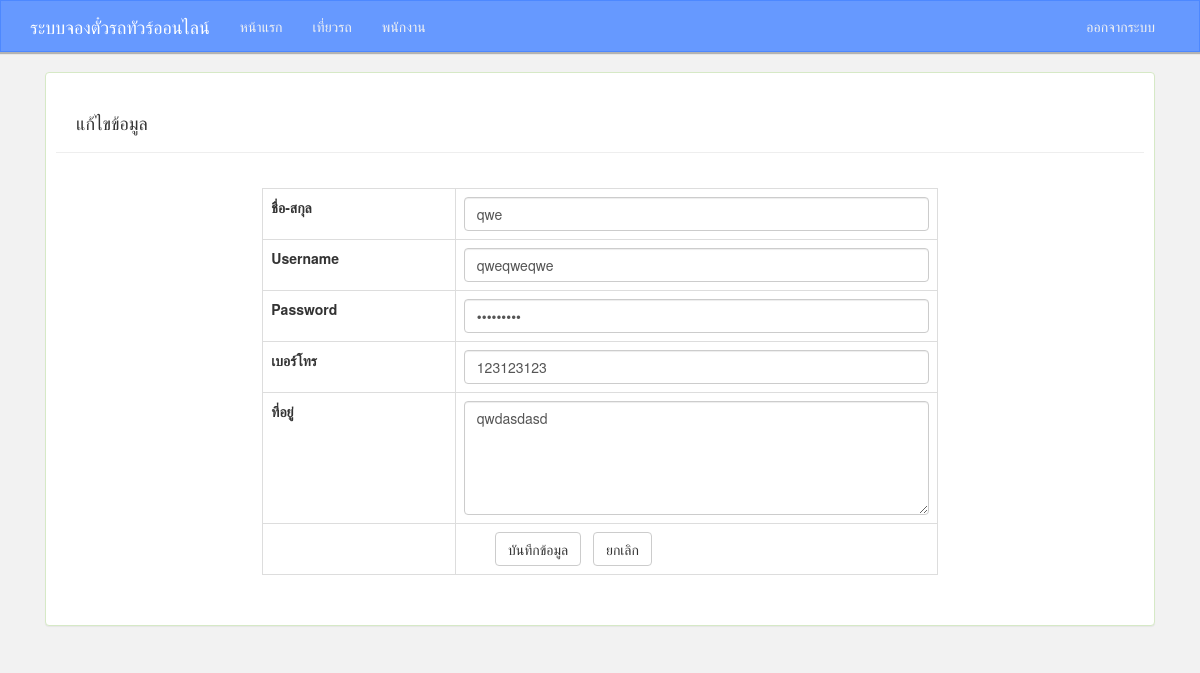
The app's page /index.php?p=edit&po=mem&id=1 (signed in) with its own data.
### tables this page shows
CREATE TABLE IF NOT EXISTS `employee` (
  `emp_id` int(11) NOT NULL AUTO_INCREMENT,
  `emp_name` varchar(50) NOT NULL,
  `username` varchar(50) NOT NULL,
  `password` varchar(50) NOT NULL,
  `date_save_emp` date NOT NULL,
  `emp_tel` varchar(10) NOT NULL,
  `emp_address` text NOT NULL,
  PRIMARY KEY (`emp_id`)
);

### page/edit_mem.php (the view, shortened to what this page needs)
   <div class="panel panel-success ">
            <div class="panel-padding">
            <div class="page-header">
  <h4>&nbsp;&nbsp;&nbsp;&nbsp;แก้ไขข้อมูล</h4>
</div>
          <div class="panel-body ">
<?php
    include 'config.php';
    if(isset($_GET['id'])){
        $id = $_GET['id'];
        $sql = "SELECT * FROM employee WHERE emp_id=:id";
        $result = $con->prepare($sql);
        $result -> execute(array('id'=>$id));
        if($result){
            $rs = $result->fetch(PDO::FETCH_ASSOC);
        }
    }else{
        alert("เกิดข้อผิดพลาด");
        redirec_to("?p=employee");
    }
    if(isset($_GET['po'])){
        $po = $_GET['po'];
    }
 ?>
 <div class="col-md-2">
         </div>
         <div class="col-md-8">
 <table class="table table-bordered" >
 <form action="?p=savedit&po=<?= $po?>" method="post">
                         <tr>
                            <td><label for="sel1">ชื่อ-สกุล</label></td>
                            <td>
                              <input name="post[name]" type="text" class="form-control" value="<?= $rs['emp_name']?>" required placeholder="ชื่อ-สกุล">
                            </td>
                        </tr>
                        <tr>
                            <td><label for="sel1">Username</label></td>
                            <td>
                              <input name="post[user]" type="text" value="<?= $rs['username']?>" class="form-control" placeholder="ใส่ข้อความอย่างน้อย 8-20 ตัวอักษร" pattern=".{8,20}" title="username ควรมีความยาว 8-20 อักษร" required>
                            </td>
                        </tr>
                        <tr>
                            <td><label for="sel1">Password</label></td>
                            <td>
                              <input name="post[pass]" type="password" value="<?= $rs['password']?>" class="form-control" placeholder="ใส่ข้อความอย่างน้อย 8-20 ตัวอักษร" pattern=".{8,20}" title="password ควรมีความยาว 8-20 อักษร" required>
                            </td>
                        </tr>
                        <tr>
                            <td><label for="sel1">เบอร์โทร</label></td>
                            <td>
                              <input name="post[tel]" type="number" maxlength="10" value="<?= $rs['emp_tel']?>" class="form-control" pattern="{10}"  required placeholder="เบอร์โทร">
                            </td>
                        </tr>
                         <tr>
                            <td><label for="sel1">ที่อยู่</label></td>
                            <td>
                              <textarea class="form-control" rows="5" name="post[address]"><?= $rs['emp_address']?></textarea>
                            </td>
                        </tr>
                        <tr>
                            <td></td>
                            <td>
                                <input type="submit" class="btn btn-default" value="บันทึกข้อมูล">
 <button type="button" class="btn btn-default" onclick="back()">ยกเลิก</button>
                                                 </td>
                        </tr>
                        </form>
                    </table>
                    </div>
</div>
</div>
</div>

### records on screen
employee: emp_name "qwe", username "qweqweqwe", emp_tel "123123123", emp_address "qwdasdasd"
